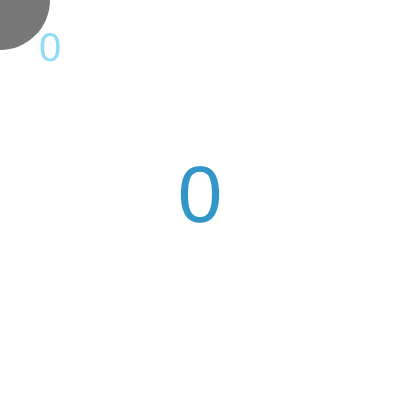
Frame 1 (no input)
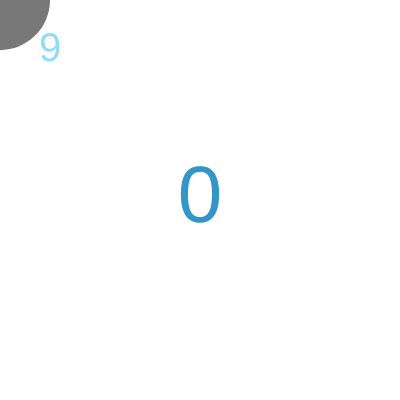
Frame 60 (no input)
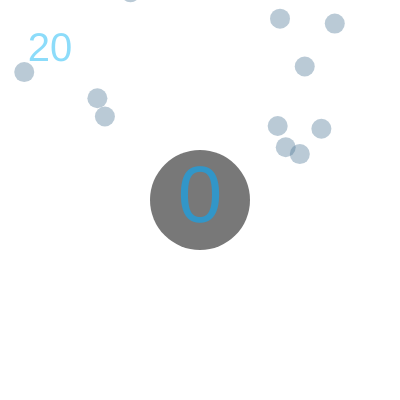
Frame 120 (the mouse pressed at the canvas centre since frame 60)

The p5.js sketch that drew these frames (run headless with seeded random() and noise() and a simulated clock; from frame 60 on, the mouse is pressed at the canvas centre):

// p5.js sketch
// ── sketch.js
let catcher;
let drops = [];
let timer = 1000;
let score = 0;
let dropLimit = 1000;
function setup() {
  createCanvas(400, 400);
  catcher = new Catcher(50);
}function draw() {
  background(255);
  //console.log(millis());
  if (millis() > timer) {
    drops.push(new Raindrop());
    // let r = new Raindrop();
    // drops.push(r);
    //append(drops, new Raindrop());
    timer += 100;
  }
  if (dropLimit < drops.length) {
    drops = [];
  }
  // for (let drop of drops) {
  //   if (catcher.intersect(drop)) {
  //     drop.caught();
  //   }
  //   drop.move();
  //   drop.display();
  // }
  for (let i = 0; i < drops.length; i++) {
    if (catcher.intersect(drops[i])) {
      drops[i].caught();
      score += 1;
    }
    drops[i].move();
    drops[i].display();
  }
  catcher.setLocation(mouseX, mouseY);
  catcher.display();
  textSize(80);
  textAlign(CENTER, CENTER);
  fill(50, 150, 200);
  text(score, width/2, height/2);
  fill(140, 220, 250);
  textSize(40);
  text(int(millis()/100), 50, 50);
}


// ── catcher.js
class Catcher {
  constructor(r) {
    this.r = r;
    this.x = 0;
    this.y = 0;
  }
  setLocation(x, y) {
    this.x = x;
    this.y = y;
  }
  display() { // catcher 그리기
    fill(120);
    noStroke();
    let dia = this.r * 2;
    ellipse(this.x, this.y, dia, dia);
  }
  intersect(b) {
    let d = dist(this.x, this.y, b.x, b.y);
    if (d < this.r + b.r) return true;
    else return false;
  }
}
// ── raindrop.js
class Raindrop{
  constructor(){
    this.r = 10;
    this.x = random(width);
    this.y = -this.r;
    this.c = color(80, 120, 150, 100);
    this.speed = random(2, 5);
  }
  move(){
    this.y += this.speed;
  }
  display(){
    fill(this.c);
    ellipse(this.x, this.y, this.r*2, this.r*2);
  }
  caught() {
    this.speed = 0;
    this.y = -999;
  }
}
